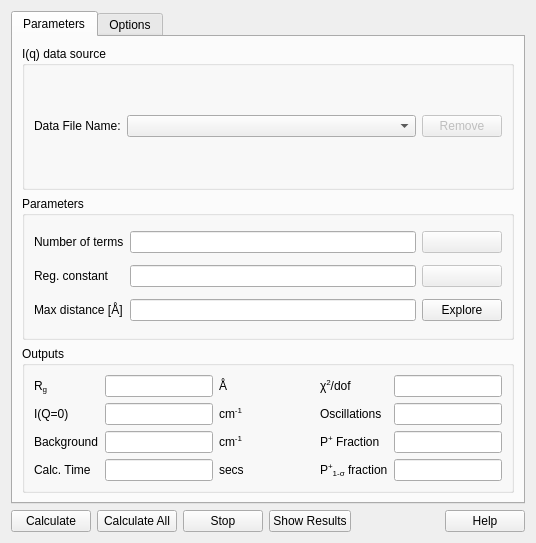
<?xml version="1.0" encoding="UTF-8"?>
<ui version="4.0">
 <class>PrInversion</class>
 <widget class="QWidget" name="PrInversion">
  <property name="geometry">
   <rect>
    <x>0</x>
    <y>0</y>
    <width>536</width>
    <height>543</height>
   </rect>
  </property>
  <property name="sizePolicy">
   <sizepolicy hsizetype="Preferred" vsizetype="Preferred">
    <horstretch>0</horstretch>
    <verstretch>0</verstretch>
   </sizepolicy>
  </property>
  <property name="minimumSize">
   <size>
    <width>0</width>
    <height>0</height>
   </size>
  </property>
  <property name="maximumSize">
   <size>
    <width>16777215</width>
    <height>16777215</height>
   </size>
  </property>
  <property name="windowTitle">
   <string>P(r) Inversion</string>
  </property>
  <layout class="QGridLayout" name="gridLayout_7">
   <item row="2" column="0">
    <layout class="QHBoxLayout" name="horizontalLayout_8">
     <property name="sizeConstraint">
      <enum>QLayout::SetDefaultConstraint</enum>
     </property>
     <item>
      <widget class="QPushButton" name="calculateThisButton">
       <property name="enabled">
        <bool>true</bool>
       </property>
       <property name="text">
        <string>Calculate</string>
       </property>
      </widget>
     </item>
     <item>
      <widget class="QPushButton" name="calculateAllButton">
       <property name="enabled">
        <bool>true</bool>
       </property>
       <property name="sizePolicy">
        <sizepolicy hsizetype="Minimum" vsizetype="Fixed">
         <horstretch>0</horstretch>
         <verstretch>0</verstretch>
        </sizepolicy>
       </property>
       <property name="text">
        <string>Calculate All</string>
       </property>
      </widget>
     </item>
     <item>
      <widget class="QPushButton" name="stopButton">
       <property name="text">
        <string>Stop</string>
       </property>
      </widget>
     </item>
     <item>
      <widget class="QPushButton" name="showResultsButton">
       <property name="text">
        <string>Show Results</string>
       </property>
      </widget>
     </item>
     <item>
      <spacer name="horizontalSpacer">
       <property name="orientation">
        <enum>Qt::Horizontal</enum>
       </property>
       <property name="sizeType">
        <enum>QSizePolicy::Expanding</enum>
       </property>
       <property name="sizeHint" stdset="0">
        <size>
         <width>40</width>
         <height>20</height>
        </size>
       </property>
      </spacer>
     </item>
     <item>
      <widget class="QPushButton" name="helpButton">
       <property name="sizePolicy">
        <sizepolicy hsizetype="Minimum" vsizetype="Fixed">
         <horstretch>0</horstretch>
         <verstretch>0</verstretch>
        </sizepolicy>
       </property>
       <property name="text">
        <string>Help</string>
       </property>
      </widget>
     </item>
    </layout>
   </item>
   <item row="0" column="0">
    <widget class="QTabWidget" name="PrTabWidget">
     <property name="sizePolicy">
      <sizepolicy hsizetype="Preferred" vsizetype="Preferred">
       <horstretch>0</horstretch>
       <verstretch>0</verstretch>
      </sizepolicy>
     </property>
     <property name="minimumSize">
      <size>
       <width>0</width>
       <height>0</height>
      </size>
     </property>
     <property name="currentIndex">
      <number>0</number>
     </property>
     <widget class="QWidget" name="tabMain">
      <attribute name="title">
       <string>Parameters</string>
      </attribute>
      <layout class="QGridLayout" name="gridLayout_6">
       <item row="1" column="0">
        <widget class="QGroupBox" name="paramGroupBox">
         <property name="sizePolicy">
          <sizepolicy hsizetype="Preferred" vsizetype="Preferred">
           <horstretch>0</horstretch>
           <verstretch>0</verstretch>
          </sizepolicy>
         </property>
         <property name="toolTip">
          <string>&lt;!DOCTYPE HTML PUBLIC &quot;-//W3C//DTD HTML 4.0//EN&quot; &quot;http://www.w3.org/TR/REC-html40/strict.dtd&quot;&gt;
&lt;html&gt;&lt;head&gt;&lt;meta name=&quot;qrichtext&quot; content=&quot;1&quot; /&gt;&lt;style type=&quot;text/css&quot;&gt;
p, li { white-space: pre-wrap; }
&lt;/style&gt;&lt;/head&gt;&lt;body style=&quot; font-family:'MS Shell Dlg 2'; font-size:8pt; font-weight:400; font-style:normal;&quot;&gt;
&lt;pre style=&quot; margin-top:12px; margin-bottom:12px; margin-left:0px; margin-right:0px; -qt-block-indent:0; text-indent:0px;&gt;&lt;span style=&quot; font-family:'Courier New'; font-size:9pt; color:#000000;&quot;&gt;P(r) is found by fitting a set of base functions to I(Q). The minimization involves a regularization term to ensure a smooth P(r). The regularization constant gives the size of that term. The suggested value is the value above which the output P(r) will have only one peak.&lt;/span&gt;&lt;/pre&gt;&lt;/body&gt;&lt;/html&gt;</string>
         </property>
         <property name="title">
          <string>Parameters</string>
         </property>
         <layout class="QGridLayout" name="gridLayout">
          <item row="0" column="0">
           <widget class="QLabel" name="label_12">
            <property name="sizePolicy">
             <sizepolicy hsizetype="Fixed" vsizetype="Preferred">
              <horstretch>0</horstretch>
              <verstretch>0</verstretch>
             </sizepolicy>
            </property>
            <property name="text">
             <string>Number of terms</string>
            </property>
           </widget>
          </item>
          <item row="0" column="1">
           <widget class="QLineEdit" name="noOfTermsInput">
            <property name="sizePolicy">
             <sizepolicy hsizetype="Preferred" vsizetype="Fixed">
              <horstretch>0</horstretch>
              <verstretch>0</verstretch>
             </sizepolicy>
            </property>
            <property name="minimumSize">
             <size>
              <width>40</width>
              <height>0</height>
             </size>
            </property>
           </widget>
          </item>
          <item row="0" column="2">
           <widget class="QPushButton" name="noOfTermsSuggestionButton">
            <property name="enabled">
             <bool>false</bool>
            </property>
            <property name="text">
             <string/>
            </property>
           </widget>
          </item>
          <item row="1" column="0">
           <widget class="QLabel" name="label_13">
            <property name="sizePolicy">
             <sizepolicy hsizetype="Fixed" vsizetype="Preferred">
              <horstretch>0</horstretch>
              <verstretch>0</verstretch>
             </sizepolicy>
            </property>
            <property name="minimumSize">
             <size>
              <width>80</width>
              <height>0</height>
             </size>
            </property>
            <property name="text">
             <string>Reg. constant</string>
            </property>
           </widget>
          </item>
          <item row="1" column="1">
           <widget class="QLineEdit" name="regularizationConstantInput">
            <property name="sizePolicy">
             <sizepolicy hsizetype="Preferred" vsizetype="Fixed">
              <horstretch>0</horstretch>
              <verstretch>0</verstretch>
             </sizepolicy>
            </property>
            <property name="minimumSize">
             <size>
              <width>40</width>
              <height>0</height>
             </size>
            </property>
           </widget>
          </item>
          <item row="1" column="2">
           <widget class="QPushButton" name="regConstantSuggestionButton">
            <property name="enabled">
             <bool>false</bool>
            </property>
            <property name="text">
             <string/>
            </property>
           </widget>
          </item>
          <item row="2" column="0">
           <widget class="QLabel" name="label_14">
            <property name="sizePolicy">
             <sizepolicy hsizetype="Fixed" vsizetype="Preferred">
              <horstretch>0</horstretch>
              <verstretch>0</verstretch>
             </sizepolicy>
            </property>
            <property name="text">
             <string>Max distance [Å]</string>
            </property>
           </widget>
          </item>
          <item row="2" column="1">
           <widget class="QLineEdit" name="maxDistanceInput">
            <property name="sizePolicy">
             <sizepolicy hsizetype="Preferred" vsizetype="Fixed">
              <horstretch>0</horstretch>
              <verstretch>0</verstretch>
             </sizepolicy>
            </property>
            <property name="minimumSize">
             <size>
              <width>40</width>
              <height>0</height>
             </size>
            </property>
           </widget>
          </item>
          <item row="2" column="2">
           <widget class="QPushButton" name="explorerButton">
            <property name="sizePolicy">
             <sizepolicy hsizetype="Fixed" vsizetype="Fixed">
              <horstretch>0</horstretch>
              <verstretch>0</verstretch>
             </sizepolicy>
            </property>
            <property name="minimumSize">
             <size>
              <width>50</width>
              <height>0</height>
             </size>
            </property>
            <property name="toolTip">
             <string>&lt;html&gt;&lt;head/&gt;&lt;body&gt;&lt;p&gt;Open the D&lt;span style=&quot; vertical-align:sub;&quot;&gt;max&lt;/span&gt; explorer window.&lt;/p&gt;&lt;/body&gt;&lt;/html&gt;</string>
            </property>
            <property name="layoutDirection">
             <enum>Qt::LeftToRight</enum>
            </property>
            <property name="text">
             <string>Explore</string>
            </property>
           </widget>
          </item>
         </layout>
         <zorder>noOfTermsInput</zorder>
         <zorder>noOfTermsSuggestionButton</zorder>
         <zorder>regularizationConstantInput</zorder>
         <zorder>regConstantSuggestionButton</zorder>
         <zorder>maxDistanceInput</zorder>
         <zorder>explorerButton</zorder>
         <zorder>label_13</zorder>
         <zorder>label_12</zorder>
         <zorder>label_14</zorder>
        </widget>
       </item>
       <item row="3" column="0">
        <widget class="QGroupBox" name="outputsGroupBox">
         <property name="title">
          <string>Outputs</string>
         </property>
         <layout class="QGridLayout" name="gridLayout_4">
          <item row="0" column="4">
           <widget class="QLabel" name="label_19">
            <property name="text">
             <string>&lt;html&gt;&lt;head/&gt;&lt;body&gt;&lt;p&gt;χ&lt;span style=&quot; vertical-align:super;&quot;&gt;2&lt;/span&gt;/dof&lt;/p&gt;&lt;/body&gt;&lt;/html&gt;</string>
            </property>
           </widget>
          </item>
          <item row="2" column="5">
           <widget class="QLineEdit" name="posFractionValue">
            <property name="enabled">
             <bool>true</bool>
            </property>
            <property name="sizePolicy">
             <sizepolicy hsizetype="Preferred" vsizetype="Fixed">
              <horstretch>0</horstretch>
              <verstretch>0</verstretch>
             </sizepolicy>
            </property>
            <property name="readOnly">
             <bool>true</bool>
            </property>
           </widget>
          </item>
          <item row="3" column="4">
           <widget class="QLabel" name="label_29">
            <property name="text">
             <string>&lt;html&gt;&lt;head/&gt;&lt;body&gt;&lt;p&gt;P&lt;span style=&quot; vertical-align:super;&quot;&gt;+&lt;/span&gt;&lt;span style=&quot; vertical-align:sub;&quot;&gt;1-σ&lt;/span&gt; fraction&lt;/p&gt;&lt;/body&gt;&lt;/html&gt;</string>
            </property>
           </widget>
          </item>
          <item row="3" column="2">
           <widget class="QLabel" name="label_27">
            <property name="text">
             <string>secs</string>
            </property>
           </widget>
          </item>
          <item row="0" column="2">
           <widget class="QLabel" name="label_24">
            <property name="text">
             <string>Å</string>
            </property>
           </widget>
          </item>
          <item row="0" column="0">
           <widget class="QLabel" name="label_15">
            <property name="text">
             <string>&lt;html&gt;&lt;head/&gt;&lt;body&gt;&lt;p&gt;R&lt;span style=&quot; vertical-align:sub;&quot;&gt;g&lt;/span&gt;&lt;/p&gt;&lt;/body&gt;&lt;/html&gt;</string>
            </property>
           </widget>
          </item>
          <item row="1" column="5">
           <widget class="QLineEdit" name="oscillationValue">
            <property name="enabled">
             <bool>true</bool>
            </property>
            <property name="sizePolicy">
             <sizepolicy hsizetype="Preferred" vsizetype="Fixed">
              <horstretch>0</horstretch>
              <verstretch>0</verstretch>
             </sizepolicy>
            </property>
            <property name="readOnly">
             <bool>true</bool>
            </property>
           </widget>
          </item>
          <item row="2" column="0">
           <widget class="QLabel" name="label_17">
            <property name="text">
             <string>Background</string>
            </property>
           </widget>
          </item>
          <item row="2" column="4">
           <widget class="QLabel" name="label_21">
            <property name="text">
             <string>&lt;html&gt;&lt;head/&gt;&lt;body&gt;&lt;p&gt;P&lt;span style=&quot; vertical-align:super;&quot;&gt;+&lt;/span&gt; Fraction&lt;/p&gt;&lt;/body&gt;&lt;/html&gt;</string>
            </property>
           </widget>
          </item>
          <item row="1" column="4">
           <widget class="QLabel" name="label_20">
            <property name="text">
             <string>Oscillations</string>
            </property>
           </widget>
          </item>
          <item row="3" column="5">
           <widget class="QLineEdit" name="sigmaPosFractionValue">
            <property name="enabled">
             <bool>true</bool>
            </property>
            <property name="sizePolicy">
             <sizepolicy hsizetype="Preferred" vsizetype="Fixed">
              <horstretch>0</horstretch>
              <verstretch>0</verstretch>
             </sizepolicy>
            </property>
            <property name="readOnly">
             <bool>true</bool>
            </property>
           </widget>
          </item>
          <item row="0" column="5">
           <widget class="QLineEdit" name="chiDofValue">
            <property name="enabled">
             <bool>true</bool>
            </property>
            <property name="sizePolicy">
             <sizepolicy hsizetype="Preferred" vsizetype="Fixed">
              <horstretch>0</horstretch>
              <verstretch>0</verstretch>
             </sizepolicy>
            </property>
            <property name="readOnly">
             <bool>true</bool>
            </property>
           </widget>
          </item>
          <item row="1" column="2">
           <widget class="QLabel" name="label_25">
            <property name="text">
             <string>&lt;html&gt;&lt;head/&gt;&lt;body&gt;&lt;p&gt;cm&lt;span style=&quot; vertical-align:super;&quot;&gt;-1&lt;/span&gt;&lt;/p&gt;&lt;/body&gt;&lt;/html&gt;</string>
            </property>
           </widget>
          </item>
          <item row="3" column="0">
           <widget class="QLabel" name="label_18">
            <property name="text">
             <string>Calc. Time</string>
            </property>
           </widget>
          </item>
          <item row="2" column="2">
           <widget class="QLabel" name="label_26">
            <property name="text">
             <string>&lt;html&gt;&lt;head/&gt;&lt;body&gt;&lt;p&gt;cm&lt;span style=&quot; vertical-align:super;&quot;&gt;-1&lt;/span&gt;&lt;/p&gt;&lt;/body&gt;&lt;/html&gt;</string>
            </property>
           </widget>
          </item>
          <item row="0" column="1">
           <widget class="QLineEdit" name="rgValue">
            <property name="enabled">
             <bool>true</bool>
            </property>
            <property name="sizePolicy">
             <sizepolicy hsizetype="Preferred" vsizetype="Fixed">
              <horstretch>0</horstretch>
              <verstretch>0</verstretch>
             </sizepolicy>
            </property>
            <property name="readOnly">
             <bool>true</bool>
            </property>
           </widget>
          </item>
          <item row="1" column="0">
           <widget class="QLabel" name="label_16">
            <property name="text">
             <string>I(Q=0)</string>
            </property>
           </widget>
          </item>
          <item row="0" column="3">
           <widget class="QLabel" name="label_22">
            <property name="text">
             <string/>
            </property>
           </widget>
          </item>
          <item row="1" column="1">
           <widget class="QLineEdit" name="iQ0Value">
            <property name="enabled">
             <bool>true</bool>
            </property>
            <property name="sizePolicy">
             <sizepolicy hsizetype="Preferred" vsizetype="Fixed">
              <horstretch>0</horstretch>
              <verstretch>0</verstretch>
             </sizepolicy>
            </property>
            <property name="readOnly">
             <bool>true</bool>
            </property>
           </widget>
          </item>
          <item row="3" column="1">
           <widget class="QLineEdit" name="computationTimeValue">
            <property name="enabled">
             <bool>true</bool>
            </property>
            <property name="sizePolicy">
             <sizepolicy hsizetype="Preferred" vsizetype="Fixed">
              <horstretch>0</horstretch>
              <verstretch>0</verstretch>
             </sizepolicy>
            </property>
            <property name="readOnly">
             <bool>true</bool>
            </property>
           </widget>
          </item>
          <item row="2" column="1">
           <widget class="QLineEdit" name="backgroundValue">
            <property name="enabled">
             <bool>true</bool>
            </property>
            <property name="sizePolicy">
             <sizepolicy hsizetype="Preferred" vsizetype="Fixed">
              <horstretch>0</horstretch>
              <verstretch>0</verstretch>
             </sizepolicy>
            </property>
            <property name="readOnly">
             <bool>true</bool>
            </property>
           </widget>
          </item>
         </layout>
        </widget>
       </item>
       <item row="0" column="0">
        <widget class="QGroupBox" name="dataSourceGroupBox">
         <property name="sizePolicy">
          <sizepolicy hsizetype="Preferred" vsizetype="Preferred">
           <horstretch>0</horstretch>
           <verstretch>0</verstretch>
          </sizepolicy>
         </property>
         <property name="title">
          <string>I(q) data source</string>
         </property>
         <layout class="QGridLayout" name="gridLayout_2">
          <item row="0" column="0">
           <layout class="QHBoxLayout" name="horizontalLayout_2">
            <item>
             <widget class="QLabel" name="label">
              <property name="text">
               <string>Data File Name:</string>
              </property>
             </widget>
            </item>
            <item>
             <widget class="QComboBox" name="dataList">
              <property name="sizePolicy">
               <sizepolicy hsizetype="MinimumExpanding" vsizetype="Fixed">
                <horstretch>0</horstretch>
                <verstretch>0</verstretch>
               </sizepolicy>
              </property>
             </widget>
            </item>
            <item>
             <widget class="QPushButton" name="removeButton">
              <property name="enabled">
               <bool>false</bool>
              </property>
              <property name="sizePolicy">
               <sizepolicy hsizetype="Fixed" vsizetype="Fixed">
                <horstretch>0</horstretch>
                <verstretch>0</verstretch>
               </sizepolicy>
              </property>
              <property name="text">
               <string>Remove</string>
              </property>
             </widget>
            </item>
           </layout>
          </item>
         </layout>
        </widget>
       </item>
      </layout>
     </widget>
     <widget class="QWidget" name="tabOptions">
      <attribute name="title">
       <string>Options</string>
      </attribute>
      <layout class="QGridLayout" name="gridLayout_9">
       <item row="0" column="0">
        <widget class="QGroupBox" name="groupBox">
         <property name="title">
          <string>Options</string>
         </property>
         <layout class="QGridLayout" name="gridLayout_8">
          <item row="1" column="0">
           <widget class="QGroupBox" name="qRangeGroupBox">
            <property name="title">
             <string>Total Q range</string>
            </property>
            <layout class="QGridLayout" name="gridLayout_3">
             <item row="0" column="0">
              <layout class="QHBoxLayout" name="horizontalLayout_4">
               <item>
                <widget class="QLabel" name="label_7">
                 <property name="text">
                  <string>Min:</string>
                 </property>
                </widget>
               </item>
               <item>
                <widget class="QLineEdit" name="minQInput">
                 <property name="enabled">
                  <bool>true</bool>
                 </property>
                 <property name="sizePolicy">
                  <sizepolicy hsizetype="Preferred" vsizetype="Fixed">
                   <horstretch>0</horstretch>
                   <verstretch>0</verstretch>
                  </sizepolicy>
                 </property>
                </widget>
               </item>
               <item>
                <widget class="QLabel" name="label_11">
                 <property name="text">
                  <string>&lt;html&gt;&lt;head/&gt;&lt;body&gt;&lt;p&gt;Å&lt;span style=&quot; vertical-align:super;&quot;&gt;-1&lt;/span&gt;&lt;/p&gt;&lt;/body&gt;&lt;/html&gt;</string>
                 </property>
                </widget>
               </item>
               <item>
                <widget class="QLabel" name="label_8">
                 <property name="text">
                  <string>Max:</string>
                 </property>
                </widget>
               </item>
               <item>
                <widget class="QLineEdit" name="maxQInput">
                 <property name="enabled">
                  <bool>true</bool>
                 </property>
                 <property name="sizePolicy">
                  <sizepolicy hsizetype="Preferred" vsizetype="Fixed">
                   <horstretch>0</horstretch>
                   <verstretch>0</verstretch>
                  </sizepolicy>
                 </property>
                </widget>
               </item>
               <item>
                <widget class="QLabel" name="label_9">
                 <property name="text">
                  <string>&lt;html&gt;&lt;head/&gt;&lt;body&gt;&lt;p&gt;Å&lt;span style=&quot; vertical-align:super;&quot;&gt;-1&lt;/span&gt;&lt;/p&gt;&lt;/body&gt;&lt;/html&gt;</string>
                 </property>
                </widget>
               </item>
              </layout>
             </item>
            </layout>
           </widget>
          </item>
          <item row="2" column="0">
           <widget class="QGroupBox" name="slitParamsGroupBox">
            <property name="title">
             <string>Slit Parameters</string>
            </property>
            <layout class="QGridLayout" name="gridLayout_5">
             <item row="0" column="0">
              <layout class="QHBoxLayout" name="horizontalLayout">
               <item>
                <widget class="QLabel" name="label_3">
                 <property name="text">
                  <string>Height</string>
                 </property>
                </widget>
               </item>
               <item>
                <widget class="QLineEdit" name="slitHeightInput">
                 <property name="enabled">
                  <bool>true</bool>
                 </property>
                 <property name="sizePolicy">
                  <sizepolicy hsizetype="Preferred" vsizetype="Fixed">
                   <horstretch>0</horstretch>
                   <verstretch>0</verstretch>
                  </sizepolicy>
                 </property>
                </widget>
               </item>
               <item>
                <widget class="QLabel" name="label_6">
                 <property name="text">
                  <string>&lt;html&gt;&lt;head/&gt;&lt;body&gt;&lt;p&gt;Å&lt;span style=&quot; vertical-align:super;&quot;&gt;-1&lt;/span&gt;&lt;/p&gt;&lt;/body&gt;&lt;/html&gt;</string>
                 </property>
                </widget>
               </item>
               <item>
                <widget class="QLabel" name="label_4">
                 <property name="text">
                  <string>Width</string>
                 </property>
                </widget>
               </item>
               <item>
                <widget class="QLineEdit" name="slitWidthInput">
                 <property name="enabled">
                  <bool>true</bool>
                 </property>
                 <property name="sizePolicy">
                  <sizepolicy hsizetype="Preferred" vsizetype="Fixed">
                   <horstretch>0</horstretch>
                   <verstretch>0</verstretch>
                  </sizepolicy>
                 </property>
                </widget>
               </item>
               <item>
                <widget class="QLabel" name="label_2">
                 <property name="text">
                  <string>&lt;html&gt;&lt;head/&gt;&lt;body&gt;&lt;p&gt;Å&lt;span style=&quot; vertical-align:super;&quot;&gt;-1&lt;/span&gt;&lt;/p&gt;&lt;/body&gt;&lt;/html&gt;</string>
                 </property>
                </widget>
               </item>
              </layout>
             </item>
            </layout>
           </widget>
          </item>
          <item row="0" column="0">
           <layout class="QHBoxLayout" name="horizontalLayout_3" stretch="2,1,0,2,2">
            <item>
             <widget class="QLabel" name="label_5">
              <property name="text">
               <string>Background Level:</string>
              </property>
             </widget>
            </item>
            <item>
             <widget class="QLineEdit" name="backgroundInput">
              <property name="enabled">
               <bool>false</bool>
              </property>
              <property name="text">
               <string>0.0</string>
              </property>
             </widget>
            </item>
            <item>
             <widget class="QLabel" name="label_10">
              <property name="text">
               <string>&lt;html&gt;&lt;head/&gt;&lt;body&gt;&lt;p&gt;Å&lt;span style=&quot; vertical-align:super;&quot;&gt;-1&lt;/span&gt;&lt;/p&gt;&lt;/body&gt;&lt;/html&gt;</string>
              </property>
             </widget>
            </item>
            <item>
             <widget class="QRadioButton" name="estimateBgd">
              <property name="text">
               <string>Estimate</string>
              </property>
             </widget>
            </item>
            <item>
             <widget class="QRadioButton" name="manualBgd">
              <property name="text">
               <string>Manual Input</string>
              </property>
             </widget>
            </item>
           </layout>
          </item>
          <item row="3" column="0">
           <spacer name="verticalSpacer">
            <property name="orientation">
             <enum>Qt::Vertical</enum>
            </property>
            <property name="sizeHint" stdset="0">
             <size>
              <width>20</width>
              <height>40</height>
             </size>
            </property>
           </spacer>
          </item>
         </layout>
        </widget>
       </item>
      </layout>
     </widget>
     
    </widget>
   </item>
  </layout>
 </widget>
 <resources/>
 <connections/>
</ui>
